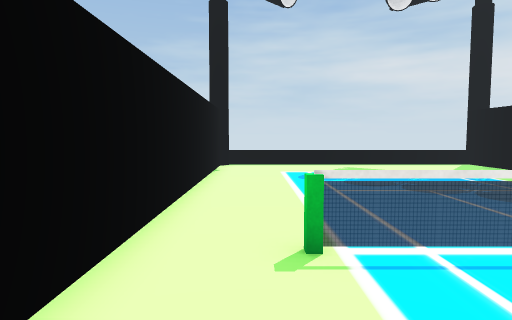
View 1 (above)

14 first-person views from a walk through a 3-D level made in the Unity game engine. The camera is 1.4 m above the floor, tilts 4° down and sees 75° across. The floor is counted in squares, 1 m on a side. Each view is taken from the middle of a square. On the plan, view 1 faces up. The plan holds only what a view shows up to about 15 squares ahead; the rest is blank. The place goes on beyond the plan. The player is left out. Some surface patterns are stand-ins.

View 2
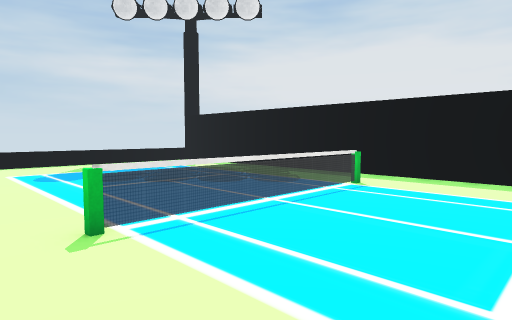

View 3
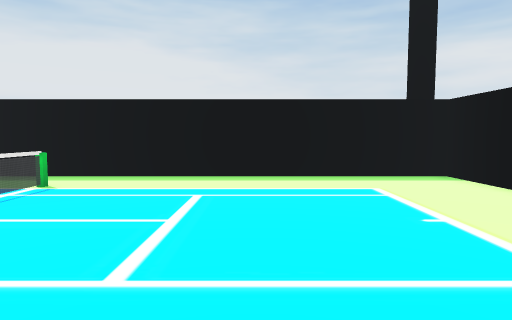

View 4
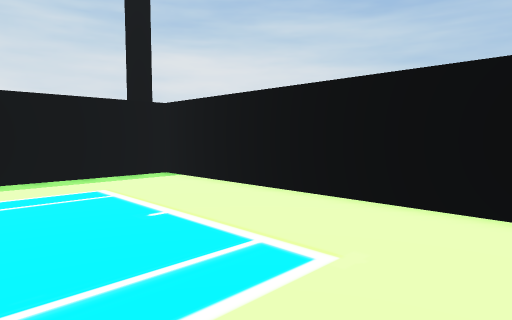

View 5
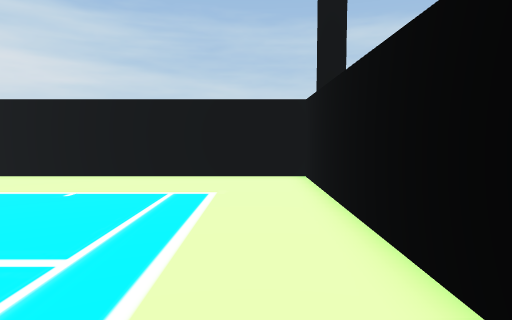

View 6
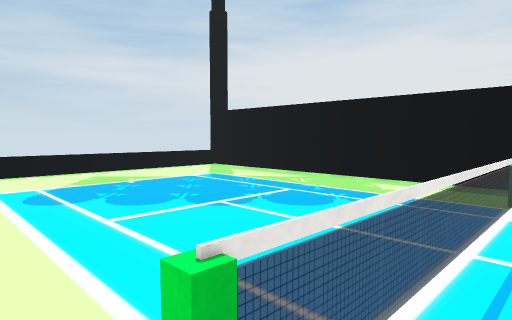

View 7
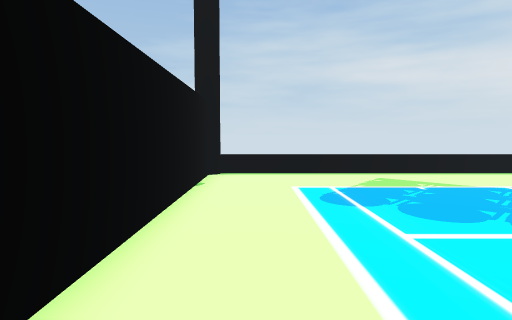

View 8
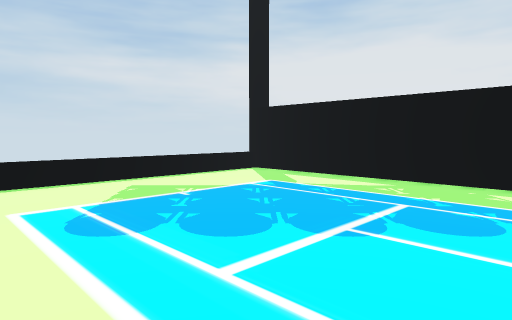

View 9
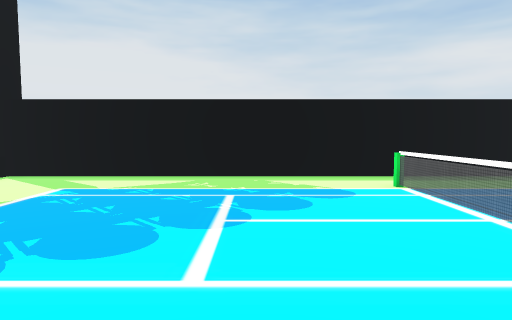

View 10
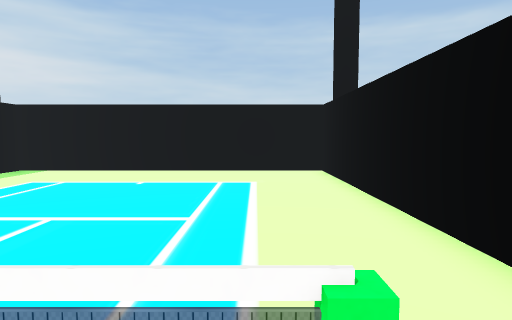

View 11
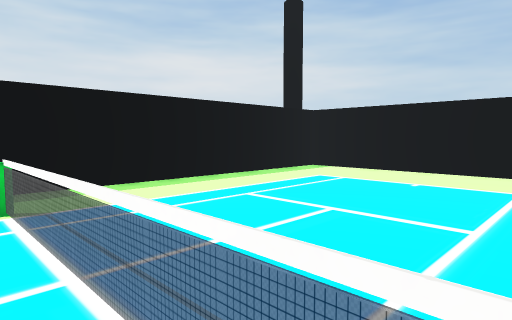

View 12
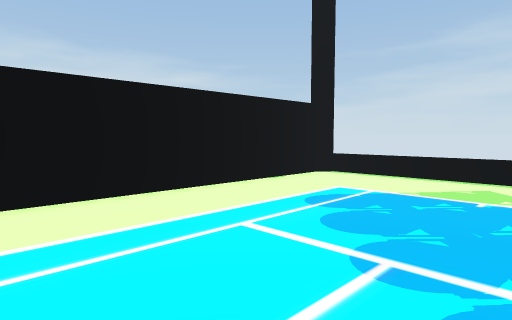

View 13
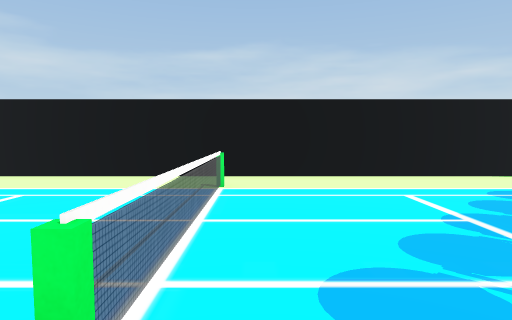

View 14
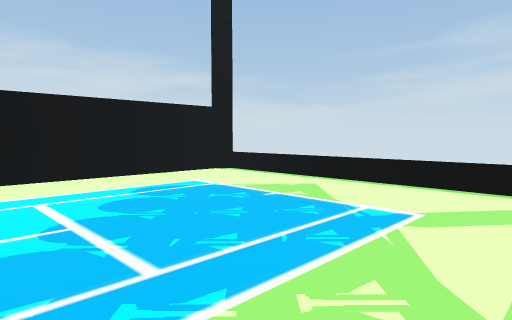

### Floor plan
Key: @ floor where view 1 was taken; # wall or solid block; . floor; = window, fence, low wall or low ledge; ^ raised ledge; P green post.
Columns run from 2 left of view 1 to 11 right of it. Each row starts with its distance up from view 1.
 17 #=^^^^^^^^^^^#
 16 #............#
 15 #............#
 14 #............#
 13 #............#
 12 #............#
 11 #............#
 10 #............#
  9 #............#
  8 #............#
  7 #............#
  6 #............#
  5 #............#
  4 #..P======P..#
  3 #............#
  2 #............#
  1 #............#
  0 #.@..........#
 -1 #............#
 -2 #............#
 -3 #............#
 -4 #............#
 -5 #............#
 -6 #............#
 -7 #............#
 -8 #............#
 -9 ##############

Where each view was taken, in squares from view 1:
view 1: 0 up, 0 right, facing up
view 2: 1 down, 1 left, facing up-right
view 3: 2 down, 1 left, facing right
view 4: 2 down, 1 left, facing down-right
view 5: 3 up, 0 right, facing down
view 6: 3 up, 0 right, facing up-right
view 7: 4 up, 0 right, facing up
view 8: 6 up, 0 right, facing up-right
view 9: 8 up, 1 left, facing right
view 10: 5 up, 1 right, facing down
view 11: 5 up, 1 right, facing down-right
view 12: 5 up, 6 right, facing up-left
view 13: 5 up, 10 right, facing left
view 14: 7 up, 10 right, facing up-left
